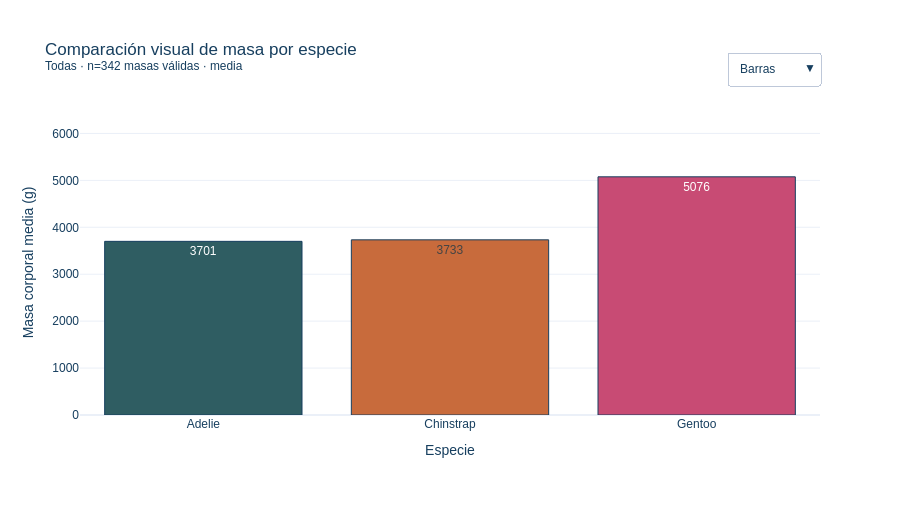

Source (notebook cell):
### Code cell
# @title Explorar Comparación visual { display-mode: "form" }
especies = comparacion.index.tolist()
colores = [paleta[nombre] for nombre in especies]
fig = go.Figure()
fig.add_trace(go.Bar(x=especies, y=comparacion["media"], text=comparacion["media"].round(0), customdata=comparacion[["n", "mediana", "desviacion"]], marker={"color": colores, "line": {"color": "#173F5F", "width": 1}}, name="Media", hovertemplate="%{x}<br>media=%{y:,.0f} g<br>mediana=%{customdata[1]:,.0f} g<br>n=%{customdata[0]}<extra></extra>"))
for nombre in especies:
    valores = df.loc[df["species"] == nombre, "body_mass_g"].dropna()
    fig.add_trace(go.Box(x=[nombre] * len(valores), y=valores, name=nombre, marker_color=paleta[nombre], line_color=paleta[nombre], boxpoints="outliers", visible=False, showlegend=False, hovertemplate=f"{nombre}<br>masa=%{{y:,.0f}} g<extra>boxplot</extra>"))
for nombre in especies:
    valores = df.loc[df["species"] == nombre, "body_mass_g"].dropna()
    fig.add_trace(go.Violin(x=[nombre] * len(valores), y=valores, name=nombre, fillcolor=paleta[nombre], line_color="#173F5F", opacity=.65, box_visible=True, meanline_visible=True, points=False, visible=False, showlegend=False, hovertemplate=f"{nombre}<br>masa=%{{y:,.0f}} g<extra>violín</extra>"))
for nombre in especies:
    orden = np.sort(df.loc[df["species"] == nombre, "body_mass_g"].dropna())
    fig.add_trace(go.Scatter(x=orden, y=np.arange(1, len(orden)+1)/len(orden), mode="lines", name=nombre, line={"color": paleta[nombre], "width": 3}, visible=False, hovertemplate=f"{nombre}<br>masa≤%{{x:,.0f}} g<br>proporción=%{{y:.1%}}<extra>ECDF</extra>"))
n = len(especies); total = 1 + 3 * n
barra = [True] + [False] * (total - 1); caja = [False] + [True] * n + [False] * (2*n); violin = [False] * (1+n) + [True] * n + [False] * n; ecdf = [False] * (1+2*n) + [True] * n
base_titulo = f"Comparación visual de masa por especie<br><sup>{especie} · n={int(comparacion['n'].sum())} masas válidas"
botones = [{"label": "Barras", "method": "update", "args": [{"visible": barra}, {"title.text": base_titulo + " · media</sup>", "xaxis.title.text": "Especie", "xaxis.type": "category", "yaxis.title.text": "Masa corporal media (g)", "yaxis.range": [0, 6500], "showlegend": False}]}, {"label": "Boxplot", "method": "update", "args": [{"visible": caja}, {"title.text": base_titulo + " · mediana, IQR y extremos</sup>", "xaxis.title.text": "Especie", "xaxis.type": "category", "yaxis.title.text": "Masa corporal (g)", "yaxis.range": [2500, 6500], "showlegend": False}]}, {"label": "Violin plot", "method": "update", "args": [{"visible": violin}, {"title.text": base_titulo + " · forma y densidad</sup>", "xaxis.title.text": "Especie", "xaxis.type": "category", "yaxis.title.text": "Masa corporal (g)", "yaxis.range": [2500, 6500], "showlegend": False}]}, {"label": "ECDF", "method": "update", "args": [{"visible": ecdf}, {"title.text": base_titulo + " · proporción acumulada</sup>", "xaxis.title.text": "Masa corporal (g)", "xaxis.type": "linear", "yaxis.title.text": "Proporción acumulada", "yaxis.range": [0, 1.02], "showlegend": True}]}]
fig.update_layout(template="plotly_white", height=520, title=base_titulo + " · media</sup>", xaxis_title="Especie", yaxis_title="Masa corporal media (g)", yaxis_range=[0, 6500], legend={"orientation": "h", "y": -0.2}, margin={"t": 110, "b": 105}, font={"family": "Arial", "color": "#173F5F"}, hoverlabel={"bgcolor": "#FFFFFF"}, updatemenus=[{"x": 1, "y": 1.19, "xanchor": "right", "buttons": botones}])
fig.show()


display(Markdown("**Lo que muestra:** Las barras comparan medias, pero borran forma y casos extremos. El boxplot compacta mediana e IQR; el violín conserva densidad; la ECDF permite leer cualquier percentil sin depender de bins. La pregunta decide la gráfica."))

### Figure 1 — Plotly figure (JSON) as saved in the notebook; plotly's stock layout.template omitted (floating-point values rounded to 4 significant figures; data arrays with more than 128 entries replaced by an {"elided": "..."} marker saying what was removed)
{"data": [{"customdata": [[151.0, 3700.0, 458.6], [68.0, 3700.0, 384.3], [123.0, 5000.0, 504.1]], "hovertemplate": "%{x}<br>media=%{y:,.0f} g<br>mediana=%{customdata[1]:,.0f} g<br>n=%{customdata[0]}<extra></extra>", "marker": {"color": ["#2F5D62", "#C86B3C", "#C84B74"], "line": {"color": "#173F5F", "width": 1}}, "name": "Media", "text": [3701.0, 3733.0, 5076.0], "type": "bar", "x": ["Adelie", "Chinstrap", "Gentoo"], "y": [3701.0, 3733.0, 5076.0]}, {"boxpoints": "outliers", "hovertemplate": "Adelie<br>masa=%{y:,.0f} g<extra>boxplot</extra>", "line": {"color": "#2F5D62"}, "marker": {"color": "#2F5D62"}, "name": "Adelie", "showlegend": false, "type": "box", "visible": false, "x": {"elided": "151 str values"}, "y": {"elided": "151 float values"}}, {"boxpoints": "outliers", "hovertemplate": "Chinstrap<br>masa=%{y:,.0f} g<extra>boxplot</extra>", "line": {"color": "#C86B3C"}, "marker": {"color": "#C86B3C"}, "name": "Chinstrap", "showlegend": false, "type": "box", "visible": false, "x": ["Chinstrap", "Chinstrap", "Chinstrap", "Chinstrap", "Chinstrap", "Chinstrap", "Chinstrap", "Chinstrap", "Chinstrap", "Chinstrap", "Chinstrap", "Chinstrap", "Chinstrap", "Chinstrap", "Chinstrap", "Chinstrap", "Chinstrap", "Chinstrap", "Chinstrap", "Chinstrap", "Chinstrap", "Chinstrap", "Chinstrap", "Chinstrap", "Chinstrap", "Chinstrap", "Chinstrap", "Chinstrap", "Chinstrap", "Chinstrap", "Chinstrap", "Chinstrap", "Chinstrap", "Chinstrap", "Chinstrap", "Chinstrap", "Chinstrap", "Chinstrap", "Chinstrap", "Chinstrap", "Chinstrap", "Chinstrap", "Chinstrap", "Chinstrap", "Chinstrap", "Chinstrap", "Chinstrap", "Chinstrap", "Chinstrap", "Chinstrap", "Chinstrap", "Chinstrap", "Chinstrap", "Chinstrap", "Chinstrap", "Chinstrap", "Chinstrap", "Chinstrap", "Chinstrap", "Chinstrap", "Chinstrap", "Chinstrap", "Chinstrap", "Chinstrap", "Chinstrap", "Chinstrap", "Chinstrap", "Chinstrap"], "y": [3500.0, 3900.0, 3650.0, 3525.0, 3725.0, 3950.0, 3250.0, 3750.0, 4150.0, 3700.0, 3800.0, 3775.0, 3700.0, 4050.0, 3575.0, 4050.0, 3300.0, 3700.0, 3450.0, 4400.0, 3600.0, 3400.0, 2900.0, 3800.0, 3300.0, 4150.0, 3400.0, 3800.0, 3700.0, 4550.0, 3200.0, 4300.0, 3350.0, 4100.0, 3600.0, 3900.0, 3850.0, 4800.0, 2700.0, 4500.0, 3950.0, 3650.0, 3550.0, 3500.0, 3675.0, 4450.0, 3400.0, 4300.0, 3250.0, 3675.0, 3325.0, 3950.0, 3600.0, 4050.0, 3350.0, 3450.0, 3250.0, 4050.0, 3800.0, 3525.0, 3950.0, 3650.0, 3650.0, 4000.0, 3400.0, 3775.0, 4100.0, 3775.0]}, {"boxpoints": "outliers", "hovertemplate": "Gentoo<br>masa=%{y:,.0f} g<extra>boxplot</extra>", "line": {"color": "#C84B74"}, "marker": {"color": "#C84B74"}, "name": "Gentoo", "showlegend": false, "type": "box", "visible": false, "x": ["Gentoo", "Gentoo", "Gentoo", "Gentoo", "Gentoo", "Gentoo", "Gentoo", "Gentoo", "Gentoo", "Gentoo", "Gentoo", "Gentoo", "Gentoo", "Gentoo", "Gentoo", "Gentoo", "Gentoo", "Gentoo", "Gentoo", "Gentoo", "Gentoo", "Gentoo", "Gentoo", "Gentoo", "Gentoo", "Gentoo", "Gentoo", "Gentoo", "Gentoo", "Gentoo", "Gentoo", "Gentoo", "Gentoo", "Gentoo", "Gentoo", "Gentoo", "Gentoo", "Gentoo", "Gentoo", "Gentoo", "Gentoo", "Gentoo", "Gentoo", "Gentoo", "Gentoo", "Gentoo", "Gentoo", "Gentoo", "Gentoo", "Gentoo", "Gentoo", "Gentoo", "Gentoo", "Gentoo", "Gentoo", "Gentoo", "Gentoo", "Gentoo", "Gentoo", "Gentoo", "Gentoo", "Gentoo", "Gentoo", "Gentoo", "Gentoo", "Gentoo", "Gentoo", "Gentoo", "Gentoo", "Gentoo", "Gentoo", "Gentoo", "Gentoo", "Gentoo", "Gentoo", "Gentoo", "Gentoo", "Gentoo", "Gentoo", "Gentoo", "Gentoo", "Gentoo", "Gentoo", "Gentoo", "Gentoo", "Gentoo", "Gentoo", "Gentoo", "Gentoo", "Gentoo", "Gentoo", "Gentoo", "Gentoo", "Gentoo", "Gentoo", "Gentoo", "Gentoo", "Gentoo", "Gentoo", "Gentoo", "Gentoo", "Gentoo", "Gentoo", "Gentoo", "Gentoo", "Gentoo", "Gentoo", "Gentoo", "Gentoo", "Gentoo", "Gentoo", "Gentoo", "Gentoo", "Gentoo", "Gentoo", "Gentoo", "Gentoo", "Gentoo", "Gentoo", "Gentoo", "Gentoo", "Gentoo", "Gentoo"], "y": [4500.0, 5700.0, 4450.0, 5700.0, 5400.0, 4550.0, 4800.0, 5200.0, 4400.0, 5150.0, 4650.0, 5550.0, 4650.0, 5850.0, 4200.0, 5850.0, 4150.0, 6300.0, 4800.0, 5350.0, 5700.0, 5000.0, 4400.0, 5050.0, 5000.0, 5100.0, 4100.0, 5650.0, 4600.0, 5550.0, 5250.0, 4700.0, 5050.0, 6050.0, 5150.0, 5400.0, 4950.0, 5250.0, 4350.0, 5350.0, 3950.0, 5700.0, 4300.0, 4750.0, 5550.0, 4900.0, 4200.0, 5400.0, 5100.0, 5300.0, 4850.0, 5300.0, 4400.0, 5000.0, 4900.0, 5050.0, 4300.0, 5000.0, 4450.0, 5550.0, 4200.0, 5300.0, 4400.0, 5650.0, 4700.0, 5700.0, 4650.0, 5800.0, 4700.0, 5550.0, 4750.0, 5000.0, 5100.0, 5200.0, 4700.0, 5800.0, 4600.0, 6000.0, 4750.0, 5950.0, 4625.0, 5450.0, 4725.0, 5350.0, 4750.0, 5600.0, 4600.0, 5300.0, 4875.0, 5550.0, 4950.0, 5400.0, 4750.0, 5650.0, 4850.0, 5200.0, 4925.0, 4875.0, 4625.0, 5250.0, 4850.0, 5600.0, 4975.0, 5500.0, 4725.0, 5500.0, 4700.0, 5500.0, 4575.0, 5500.0, 5000.0, 5950.0, 4650.0, 5500.0, 4375.0, 5850.0, 4875.0, 6000.0, 4925.0, 4850.0, 5750.0, 5200.0, 5400.0]}, {"box": {"visible": true}, "fillcolor": "#2F5D62", "hovertemplate": "Adelie<br>masa=%{y:,.0f} g<extra>violín</extra>", "line": {"color": "#173F5F"}, "meanline": {"visible": true}, "name": "Adelie", "opacity": 0.65, "points": false, "showlegend": false, "type": "violin", "visible": false, "x": {"elided": "151 str values"}, "y": {"elided": "151 float values"}}, {"box": {"visible": true}, "fillcolor": "#C86B3C", "hovertemplate": "Chinstrap<br>masa=%{y:,.0f} g<extra>violín</extra>", "line": {"color": "#173F5F"}, "meanline": {"visible": true}, "name": "Chinstrap", "opacity": 0.65, "points": false, "showlegend": false, "type": "violin", "visible": false, "x": ["Chinstrap", "Chinstrap", "Chinstrap", "Chinstrap", "Chinstrap", "Chinstrap", "Chinstrap", "Chinstrap", "Chinstrap", "Chinstrap", "Chinstrap", "Chinstrap", "Chinstrap", "Chinstrap", "Chinstrap", "Chinstrap", "Chinstrap", "Chinstrap", "Chinstrap", "Chinstrap", "Chinstrap", "Chinstrap", "Chinstrap", "Chinstrap", "Chinstrap", "Chinstrap", "Chinstrap", "Chinstrap", "Chinstrap", "Chinstrap", "Chinstrap", "Chinstrap", "Chinstrap", "Chinstrap", "Chinstrap", "Chinstrap", "Chinstrap", "Chinstrap", "Chinstrap", "Chinstrap", "Chinstrap", "Chinstrap", "Chinstrap", "Chinstrap", "Chinstrap", "Chinstrap", "Chinstrap", "Chinstrap", "Chinstrap", "Chinstrap", "Chinstrap", "Chinstrap", "Chinstrap", "Chinstrap", "Chinstrap", "Chinstrap", "Chinstrap", "Chinstrap", "Chinstrap", "Chinstrap", "Chinstrap", "Chinstrap", "Chinstrap", "Chinstrap", "Chinstrap", "Chinstrap", "Chinstrap", "Chinstrap"], "y": [3500.0, 3900.0, 3650.0, 3525.0, 3725.0, 3950.0, 3250.0, 3750.0, 4150.0, 3700.0, 3800.0, 3775.0, 3700.0, 4050.0, 3575.0, 4050.0, 3300.0, 3700.0, 3450.0, 4400.0, 3600.0, 3400.0, 2900.0, 3800.0, 3300.0, 4150.0, 3400.0, 3800.0, 3700.0, 4550.0, 3200.0, 4300.0, 3350.0, 4100.0, 3600.0, 3900.0, 3850.0, 4800.0, 2700.0, 4500.0, 3950.0, 3650.0, 3550.0, 3500.0, 3675.0, 4450.0, 3400.0, 4300.0, 3250.0, 3675.0, 3325.0, 3950.0, 3600.0, 4050.0, 3350.0, 3450.0, 3250.0, 4050.0, 3800.0, 3525.0, 3950.0, 3650.0, 3650.0, 4000.0, 3400.0, 3775.0, 4100.0, 3775.0]}, {"box": {"visible": true}, "fillcolor": "#C84B74", "hovertemplate": "Gentoo<br>masa=%{y:,.0f} g<extra>violín</extra>", "line": {"color": "#173F5F"}, "meanline": {"visible": true}, "name": "Gentoo", "opacity": 0.65, "points": false, "showlegend": false, "type": "violin", "visible": false, "x": ["Gentoo", "Gentoo", "Gentoo", "Gentoo", "Gentoo", "Gentoo", "Gentoo", "Gentoo", "Gentoo", "Gentoo", "Gentoo", "Gentoo", "Gentoo", "Gentoo", "Gentoo", "Gentoo", "Gentoo", "Gentoo", "Gentoo", "Gentoo", "Gentoo", "Gentoo", "Gentoo", "Gentoo", "Gentoo", "Gentoo", "Gentoo", "Gentoo", "Gentoo", "Gentoo", "Gentoo", "Gentoo", "Gentoo", "Gentoo", "Gentoo", "Gentoo", "Gentoo", "Gentoo", "Gentoo", "Gentoo", "Gentoo", "Gentoo", "Gentoo", "Gentoo", "Gentoo", "Gentoo", "Gentoo", "Gentoo", "Gentoo", "Gentoo", "Gentoo", "Gentoo", "Gentoo", "Gentoo", "Gentoo", "Gentoo", "Gentoo", "Gentoo", "Gentoo", "Gentoo", "Gentoo", "Gentoo", "Gentoo", "Gentoo", "Gentoo", "Gentoo", "Gentoo", "Gentoo", "Gentoo", "Gentoo", "Gentoo", "Gentoo", "Gentoo", "Gentoo", "Gentoo", "Gentoo", "Gentoo", "Gentoo", "Gentoo", "Gentoo", "Gentoo", "Gentoo", "Gentoo", "Gentoo", "Gentoo", "Gentoo", "Gentoo", "Gentoo", "Gentoo", "Gentoo", "Gentoo", "Gentoo", "Gentoo", "Gentoo", "Gentoo", "Gentoo", "Gentoo", "Gentoo", "Gentoo", "Gentoo", "Gentoo", "Gentoo", "Gentoo", "Gentoo", "Gentoo", "Gentoo", "Gentoo", "Gentoo", "Gentoo", "Gentoo", "Gentoo", "Gentoo", "Gentoo", "Gentoo", "Gentoo", "Gentoo", "Gentoo", "Gentoo", "Gentoo", "Gentoo", "Gentoo", "Gentoo", "Gentoo"], "y": [4500.0, 5700.0, 4450.0, 5700.0, 5400.0, 4550.0, 4800.0, 5200.0, 4400.0, 5150.0, 4650.0, 5550.0, 4650.0, 5850.0, 4200.0, 5850.0, 4150.0, 6300.0, 4800.0, 5350.0, 5700.0, 5000.0, 4400.0, 5050.0, 5000.0, 5100.0, 4100.0, 5650.0, 4600.0, 5550.0, 5250.0, 4700.0, 5050.0, 6050.0, 5150.0, 5400.0, 4950.0, 5250.0, 4350.0, 5350.0, 3950.0, 5700.0, 4300.0, 4750.0, 5550.0, 4900.0, 4200.0, 5400.0, 5100.0, 5300.0, 4850.0, 5300.0, 4400.0, 5000.0, 4900.0, 5050.0, 4300.0, 5000.0, 4450.0, 5550.0, 4200.0, 5300.0, 4400.0, 5650.0, 4700.0, 5700.0, 4650.0, 5800.0, 4700.0, 5550.0, 4750.0, 5000.0, 5100.0, 5200.0, 4700.0, 5800.0, 4600.0, 6000.0, 4750.0, 5950.0, 4625.0, 5450.0, 4725.0, 5350.0, 4750.0, 5600.0, 4600.0, 5300.0, 4875.0, 5550.0, 4950.0, 5400.0, 4750.0, 5650.0, 4850.0, 5200.0, 4925.0, 4875.0, 4625.0, 5250.0, 4850.0, 5600.0, 4975.0, 5500.0, 4725.0, 5500.0, 4700.0, 5500.0, 4575.0, 5500.0, 5000.0, 5950.0, 4650.0, 5500.0, 4375.0, 5850.0, 4875.0, 6000.0, 4925.0, 4850.0, 5750.0, 5200.0, 5400.0]}, {"hovertemplate": "Adelie<br>masa≤%{x:,.0f} g<br>proporción=%{y:.1%}<extra>ECDF</extra>", "line": {"color": "#2F5D62", "width": 3}, "mode": "lines", "name": "Adelie", "type": "scatter", "visible": false, "x": {"elided": "151 float values"}, "y": {"elided": "151 float values"}}, {"hovertemplate": "Chinstrap<br>masa≤%{x:,.0f} g<br>proporción=%{y:.1%}<extra>ECDF</extra>", "line": {"color": "#C86B3C", "width": 3}, "mode": "lines", "name": "Chinstrap", "type": "scatter", "visible": false, "x": [2700.0, 2900.0, 3200.0, 3250.0, 3250.0, 3250.0, 3300.0, 3300.0, 3325.0, 3350.0, 3350.0, 3400.0, 3400.0, 3400.0, 3400.0, 3450.0, 3450.0, 3500.0, 3500.0, 3525.0, 3525.0, 3550.0, 3575.0, 3600.0, 3600.0, 3600.0, 3650.0, 3650.0, 3650.0, 3650.0, 3675.0, 3675.0, 3700.0, 3700.0, 3700.0, 3700.0, 3725.0, 3750.0, 3775.0, 3775.0, 3775.0, 3800.0, 3800.0, 3800.0, 3800.0, 3850.0, 3900.0, 3900.0, 3950.0, 3950.0, 3950.0, 3950.0, 4000.0, 4050.0, 4050.0, 4050.0, 4050.0, 4100.0, 4100.0, 4150.0, 4150.0, 4300.0, 4300.0, 4400.0, 4450.0, 4500.0, 4550.0, 4800.0], "y": [0.01471, 0.02941, 0.04412, 0.05882, 0.07353, 0.08824, 0.1029, 0.1176, 0.1324, 0.1471, 0.1618, 0.1765, 0.1912, 0.2059, 0.2206, 0.2353, 0.25, 0.2647, 0.2794, 0.2941, 0.3088, 0.3235, 0.3382, 0.3529, 0.3676, 0.3824, 0.3971, 0.4118, 0.4265, 0.4412, 0.4559, 0.4706, 0.4853, 0.5, 0.5147, 0.5294, 0.5441, 0.5588, 0.5735, 0.5882, 0.6029, 0.6176, 0.6324, 0.6471, 0.6618, 0.6765, 0.6912, 0.7059, 0.7206, 0.7353, 0.75, 0.7647, 0.7794, 0.7941, 0.8088, 0.8235, 0.8382, 0.8529, 0.8676, 0.8824, 0.8971, 0.9118, 0.9265, 0.9412, 0.9559, 0.9706, 0.9853, 1.0]}, {"hovertemplate": "Gentoo<br>masa≤%{x:,.0f} g<br>proporción=%{y:.1%}<extra>ECDF</extra>", "line": {"color": "#C84B74", "width": 3}, "mode": "lines", "name": "Gentoo", "type": "scatter", "visible": false, "x": [3950.0, 4100.0, 4150.0, 4200.0, 4200.0, 4200.0, 4300.0, 4300.0, 4350.0, 4375.0, 4400.0, 4400.0, 4400.0, 4400.0, 4450.0, 4450.0, 4500.0, 4550.0, 4575.0, 4600.0, 4600.0, 4600.0, 4625.0, 4625.0, 4650.0, 4650.0, 4650.0, 4650.0, 4700.0, 4700.0, 4700.0, 4700.0, 4700.0, 4725.0, 4725.0, 4750.0, 4750.0, 4750.0, 4750.0, 4750.0, 4800.0, 4800.0, 4850.0, 4850.0, 4850.0, 4850.0, 4875.0, 4875.0, 4875.0, 4900.0, 4900.0, 4925.0, 4925.0, 4950.0, 4950.0, 4975.0, 5000.0, 5000.0, 5000.0, 5000.0, 5000.0, 5000.0, 5050.0, 5050.0, 5050.0, 5100.0, 5100.0, 5100.0, 5150.0, 5150.0, 5200.0, 5200.0, 5200.0, 5200.0, 5250.0, 5250.0, 5250.0, 5300.0, 5300.0, 5300.0, 5300.0, 5350.0, 5350.0, 5350.0, 5400.0, 5400.0, 5400.0, 5400.0, 5400.0, 5450.0, 5500.0, 5500.0, 5500.0, 5500.0, 5500.0, 5550.0, 5550.0, 5550.0, 5550.0, 5550.0, 5550.0, 5600.0, 5600.0, 5650.0, 5650.0, 5650.0, 5700.0, 5700.0, 5700.0, 5700.0, 5700.0, 5750.0, 5800.0, 5800.0, 5850.0, 5850.0, 5850.0, 5950.0, 5950.0, 6000.0, 6000.0, 6050.0, 6300.0], "y": [0.00813, 0.01626, 0.02439, 0.03252, 0.04065, 0.04878, 0.05691, 0.06504, 0.07317, 0.0813, 0.08943, 0.09756, 0.1057, 0.1138, 0.122, 0.1301, 0.1382, 0.1463, 0.1545, 0.1626, 0.1707, 0.1789, 0.187, 0.1951, 0.2033, 0.2114, 0.2195, 0.2276, 0.2358, 0.2439, 0.252, 0.2602, 0.2683, 0.2764, 0.2846, 0.2927, 0.3008, 0.3089, 0.3171, 0.3252, 0.3333, 0.3415, 0.3496, 0.3577, 0.3659, 0.374, 0.3821, 0.3902, 0.3984, 0.4065, 0.4146, 0.4228, 0.4309, 0.439, 0.4472, 0.4553, 0.4634, 0.4715, 0.4797, 0.4878, 0.4959, 0.5041, 0.5122, 0.5203, 0.5285, 0.5366, 0.5447, 0.5528, 0.561, 0.5691, 0.5772, 0.5854, 0.5935, 0.6016, 0.6098, 0.6179, 0.626, 0.6341, 0.6423, 0.6504, 0.6585, 0.6667, 0.6748, 0.6829, 0.6911, 0.6992, 0.7073, 0.7154, 0.7236, 0.7317, 0.7398, 0.748, 0.7561, 0.7642, 0.7724, 0.7805, 0.7886, 0.7967, 0.8049, 0.813, 0.8211, 0.8293, 0.8374, 0.8455, 0.8537, 0.8618, 0.8699, 0.878, 0.8862, 0.8943, 0.9024, 0.9106, 0.9187, 0.9268, 0.935, 0.9431, 0.9512, 0.9593, 0.9675, 0.9756, 0.9837, 0.9919, 1.0]}], "layout": {"font": {"color": "#173F5F", "family": "Arial"}, "height": 520, "hoverlabel": {"bgcolor": "#FFFFFF"}, "legend": {"orientation": "h", "y": -0.2}, "margin": {"b": 105, "t": 110}, "title": {"text": "Comparación visual de masa por especie<br><sup>Todas · n=342 masas válidas · media</sup>"}, "updatemenus": [{"buttons": [{"args": [{"visible": [true, false, false, false, false, false, false, false, false, false]}, {"showlegend": false, "title.text": "Comparación visual de masa por especie<br><sup>Todas · n=342 masas válidas · media</sup>", "xaxis.title.text": "Especie", "xaxis.type": "category", "yaxis.range": [0, 6500], "yaxis.title.text": "Masa corporal media (g)"}], "label": "Barras", "method": "update"}, {"args": [{"visible": [false, true, true, true, false, false, false, false, false, false]}, {"showlegend": false, "title.text": "Comparación visual de masa por especie<br><sup>Todas · n=342 masas válidas · mediana, IQR y extremos</sup>", "xaxis.title.text": "Especie", "xaxis.type": "category", "yaxis.range": [2500, 6500], "yaxis.title.text": "Masa corporal (g)"}], "label": "Boxplot", "method": "update"}, {"args": [{"visible": [false, false, false, false, true, true, true, false, false, false]}, {"showlegend": false, "title.text": "Comparación visual de masa por especie<br><sup>Todas · n=342 masas válidas · forma y densidad</sup>", "xaxis.title.text": "Especie", "xaxis.type": "category", "yaxis.range": [2500, 6500], "yaxis.title.text": "Masa corporal (g)"}], "label": "Violin plot", "method": "update"}, {"args": [{"visible": [false, false, false, false, false, false, false, true, true, true]}, {"showlegend": true, "title.text": "Comparación visual de masa por especie<br><sup>Todas · n=342 masas válidas · proporción acumulada</sup>", "xaxis.title.text": "Masa corporal (g)", "xaxis.type": "linear", "yaxis.range": [0, 1.02], "yaxis.title.text": "Proporción acumulada"}], "label": "ECDF", "method": "update"}], "x": 1, "xanchor": "right", "y": 1.19}], "xaxis": {"title": {"text": "Especie"}}, "yaxis": {"range": [0, 6500], "title": {"text": "Masa corporal media (g)"}}}}
